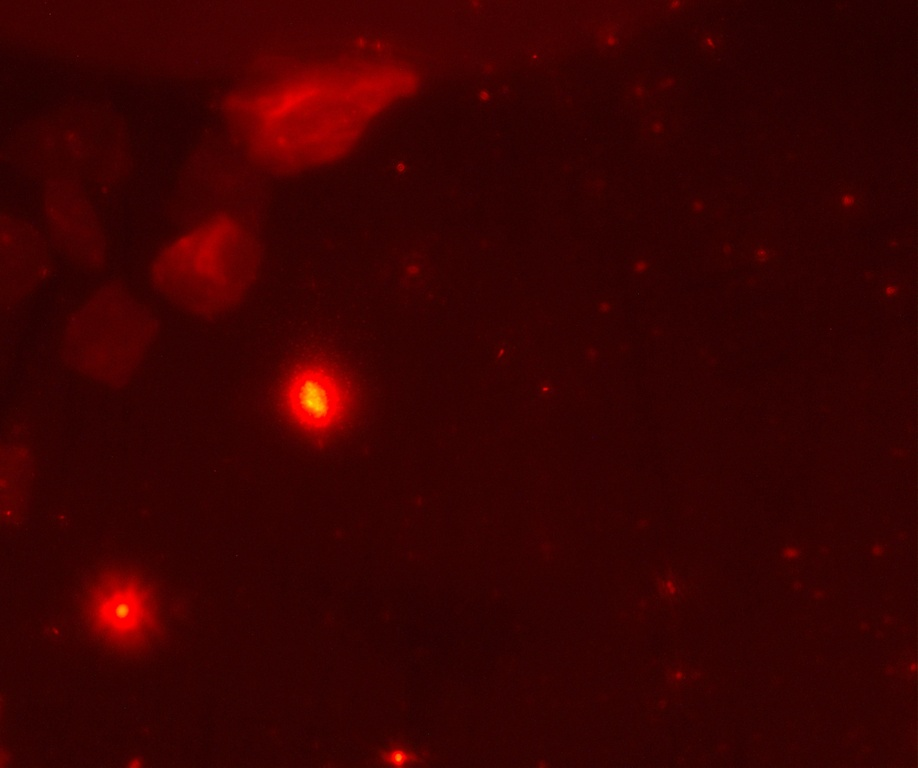
#> input picture l5_gr4_chepikov/cell.jpg, 918 x 768 px, shrunk from 2448 x 2048 before the run
$ jupyter execute --allow-errors main.ipynb
#> lines starting #> are read from the running program, lines starting #| are printed output that depends on the picture
[cell 1]
import numpy as np
import matplotlib.pyplot as plt
import cv2
from PIL import Image
from skimage import io, color
from sklearn.cluster import KMeans

[cell 2]
def show_image(image, title='Image'):
    plt.figure(figsize=(6, 6))
    plt.imshow(image)
    plt.title(title)
    plt.axis('off')
    plt.show()

[cell 3]
def save_image(image, filename='image.png'):
    plt.imshow(image)
    plt.axis('off')
    plt.savefig(filename, bbox_inches='tight', pad_inches=0)
    plt.close()

[cell 4]
def fullscreen_compare(before_image, after_image, title_before="Before", title_after="After"):
    before_image = cv2.cvtColor(before_image, cv2.COLOR_BGR2RGB)
    after_image = cv2.cvtColor(after_image, cv2.COLOR_BGR2RGB)

    # Create named windows for fullscreen
    cv2.namedWindow(title_before, cv2.WINDOW_NORMAL)
    cv2.setWindowProperty(title_before, cv2.WND_PROP_FULLSCREEN, cv2.WINDOW_FULLSCREEN)

    # Display the before image first
    img_to_show = before_image.copy()
    cv2.putText(img_to_show, title_before, (50, 50), cv2.FONT_HERSHEY_SIMPLEX, 1, (255, 255, 255), 2)
    cv2.imshow(title_before, img_to_show)

    is_before = True

    while True:
        key = cv2.waitKey(1) & 0xFF

        # Press space to toggle between before and after images
        if key == ord(' '):
            if is_before:
                img_to_show = after_image.copy()
                cv2.putText(img_to_show, title_after, (50, 50), cv2.FONT_HERSHEY_SIMPLEX, 1, (255, 255, 255), 2)
                cv2.imshow(title_before, img_to_show)
                is_before = False
            else:
                img_to_show = before_image.copy()
                cv2.putText(img_to_show, title_before, (50, 50), cv2.FONT_HERSHEY_SIMPLEX, 1, (255, 255, 255), 2)
                cv2.imshow(title_before, img_to_show)
                is_before = True

        # Press 'q' to quit comparison
        elif key != 255:  # Any key press exits (excluding no key press which gives 255)
            break

    cv2.destroyAllWindows()

def sequential_compare(images, images_after, titles):
    """Compare two sets of images sequentially with fullscreen toggle."""
    for before_image, after_image, title in zip(images, images_after, titles):
        fullscreen_compare(before_image, after_image, f"{title} - Before", f"{title} - After")

[cell 5]
img = io.imread('cell.jpg')
#> img is the input picture: shape (768, 918, 3); mean R, G, B 57.2, 1.4, 1.2
show_image(img)

### play with contrast

[cell 6]
def linear_contrast_stretch(img, lb, rb):
#> called with lb = 10, rb = 255
    return cv2.normalize(img, None, lb, rb, cv2.NORM_MINMAX)

# Исходное изображение
assert img is not None, "file could not be read, check with os.path.exists()"

# Линейное растяжение контраста
img_linear_contrast = linear_contrast_stretch(img, 10, 255)

# Визуализация результата всех фильтров
titles = ['Original Image', 'Linear Contrast Stretching']
images = [img, img_linear_contrast]

for i in range(2):
    plt.subplot(2, 2, i+1)
    plt.imshow(images[i], 'gray')
    plt.title(titles[i])
    plt.xticks([]), plt.yticks([])

plt.show()

### немного сдвинуть нижнюю границу - пятна слева стали чётче

[cell 7]
img = img_linear_contrast

### clahe

[cell 8]
def apply_clahe(img):
    if len(img.shape) == 3 and img.shape[2] == 3:
        img = cv2.cvtColor(img, cv2.COLOR_BGR2GRAY)
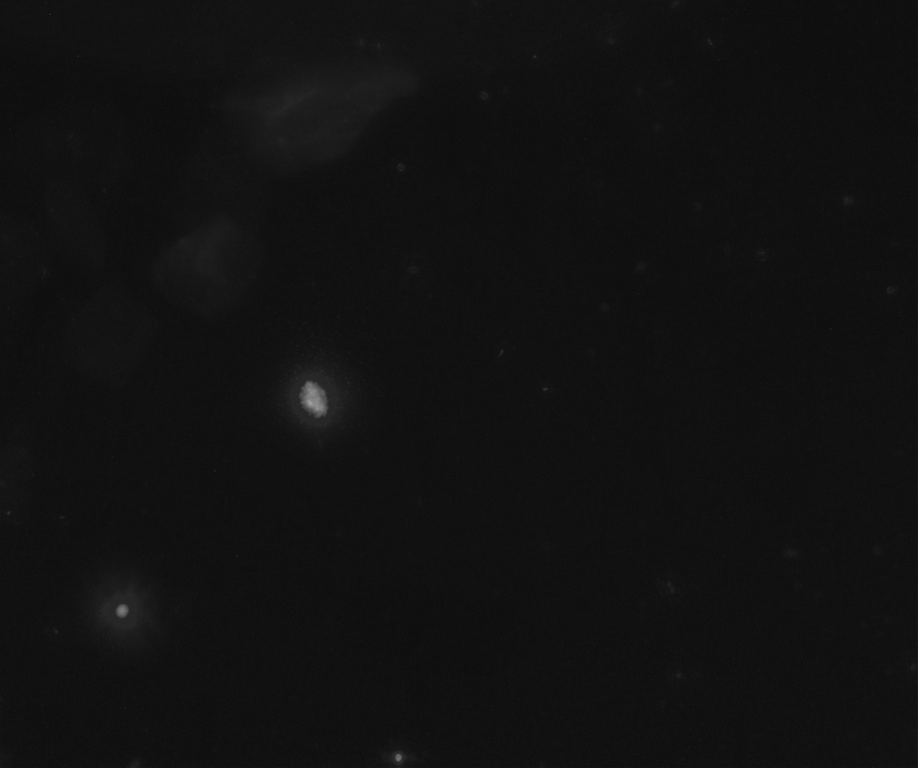
#> img: shape (768, 918); min 14, max 161, mean 17.4
    clahe = cv2.createCLAHE(clipLimit=10.0, tileGridSize=(1, 1))
    return clahe.apply(img)
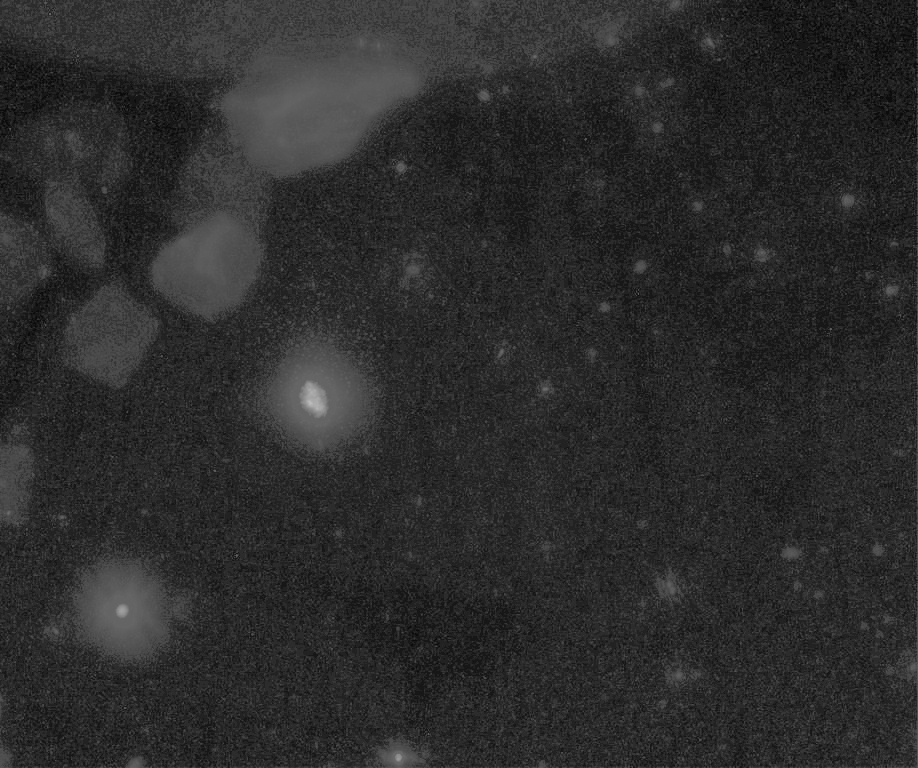
#> returned value: shape (768, 918); min 12, max 188, mean 44.3

[cell 9]
img_clahe = apply_clahe(img)

#> (a cell that did not finish here is left out)

[cell 11]
img = img_clahe

### растяжение динамического диапазона интенсивносте
𝐼𝑛𝑒𝑤 = 256 * ((𝐼 − 𝐼𝑚𝑖𝑛)/(𝐼𝑚𝑎𝑥 − 𝐼𝑚𝑖𝑛 ))^𝛼

[cell 12]
def dynamic_range_stretch(img, alpha=1.0):
#> called with alpha = 0.7
    I_min, I_max = np.min(img), np.max(img)
#> I_min = 12; I_max = 188
    I_new = 255 * ((img - I_min) / (I_max - I_min)) ** alpha
    return np.clip(I_new, 0, 255).astype(np.uint8)

[cell 13]
img_dynamic_stretch = dynamic_range_stretch(img, alpha=0.7)

#> (a cell that did not finish here is left out)

[cell 15]
fullscreen_compare(img, img_dynamic_stretch, "Before Dynamic Range Stretching", "After Dynamic Range Stretching")
#> in fullscreen_compare, `cv2.putText(img_to_show, title_before, (50, 50), cv2.FONT_HERSHEY_SIMP..`: img_to_show: shape (768, 918, 3); min 12, max 255, mean 45.3
#> (key Esc is pressed here)

[cell 16]
img = img_dynamic_stretch

### нарисуем гистограмму яркости и попробуем немного сделать поярче

[cell 17]
def plot_histogram(img, title='Гистограмма'):
    plt.hist(img.ravel(), bins=256, histtype='step', color='black')
    plt.title(title)
    plt.show()

[cell 18]
def increase_brightness(img, value=10):
#> called with value = -20
    return np.clip(img + value, 0, 255).astype(np.uint8)

[cell 19]
img_bright = increase_brightness(img, -20)

[cell 20]
# Построение гистограммы до и после сдвига
plot_histogram(img, "Гистограмма до сдвига яркости")
plot_histogram(img_bright, "Гистограмма после сдвига яркости")
#> call 2 of plot_histogram, with title = 'Гистограмма после сдвига яркости'
#> in plot_histogram (call 2), `plt.show()`:
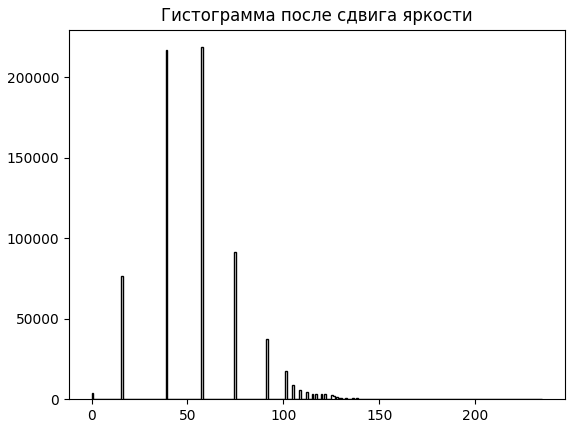
#> figure drawn by matplotlib, 1 panel

[cell 21]
# Сравнение изображений до и после
fullscreen_compare(img, img_bright, "Before Brightness Adjustment", "After Brightness Adjustment")
#> call 2 of fullscreen_compare, with title_before = 'Before Brightness Adjustment', title_after = 'After Brightness Adjustment'
#> in fullscreen_compare (call 2), `cv2.putText(img_to_show, title_before, (50, 50), cv2.FONT_HERSHEY_SIMP..`:
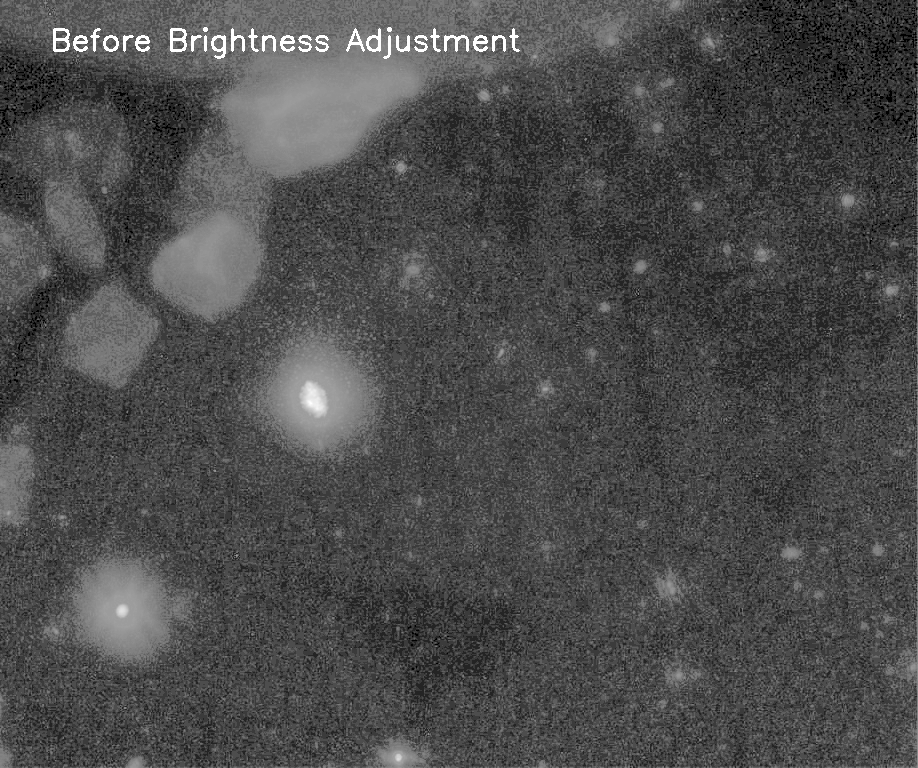
#> img_to_show: shape (768, 918, 3); min 0, max 255, mean 76.2
#> (key Enter is pressed here)

[cell 22]
img = img_bright

### CLAHE + динамическое растяжение (1.3) + линейный сдвиг яркости (тут можно менять на вкус уже) - достаточно хорошо выделяют контуры с произвольной точностью

### simple thresholding

[cell 23]
threshold_values = [30, 40, 50, 60, 70, 80, 90, 100]
threshold_types = ['BINARY', 'BINARY_INV', 'TRUNC', 'TOZERO', 'TOZERO_INV']

for threshold_value in threshold_values:
    ret, thresh1 = cv2.threshold(img, threshold_value, 255, cv2.THRESH_BINARY)
    ret, thresh2 = cv2.threshold(img, threshold_value, 255, cv2.THRESH_BINARY_INV)
    ret, thresh3 = cv2.threshold(img, threshold_value, 255, cv2.THRESH_TRUNC)
    ret, thresh4 = cv2.threshold(img, threshold_value, 255, cv2.THRESH_TOZERO)
    ret, thresh5 = cv2.threshold(img, threshold_value, 255, cv2.THRESH_TOZERO_INV)

    titles = [f'{threshold_value} BINARY', f'{threshold_value} BINARY_INV',
              f'{threshold_value} TRUNC', f'{threshold_value} TOZERO',
              f'{threshold_value} TOZERO_INV']
    images = [thresh1, thresh2, thresh3, thresh4, thresh5]

    for i in range(1): # range 5 for all modes
        plt.subplot(2, 3, i+1)
        plt.imshow(images[i], 'gray')
        plt.title(titles[i])
        plt.xticks([]), plt.yticks([])

    plt.show()
#> this loop made 8 passes
#> pass 1, `ret, thresh1 = cv2.threshold(img, threshold_value, 255, cv2.THRESH_BIN..`:
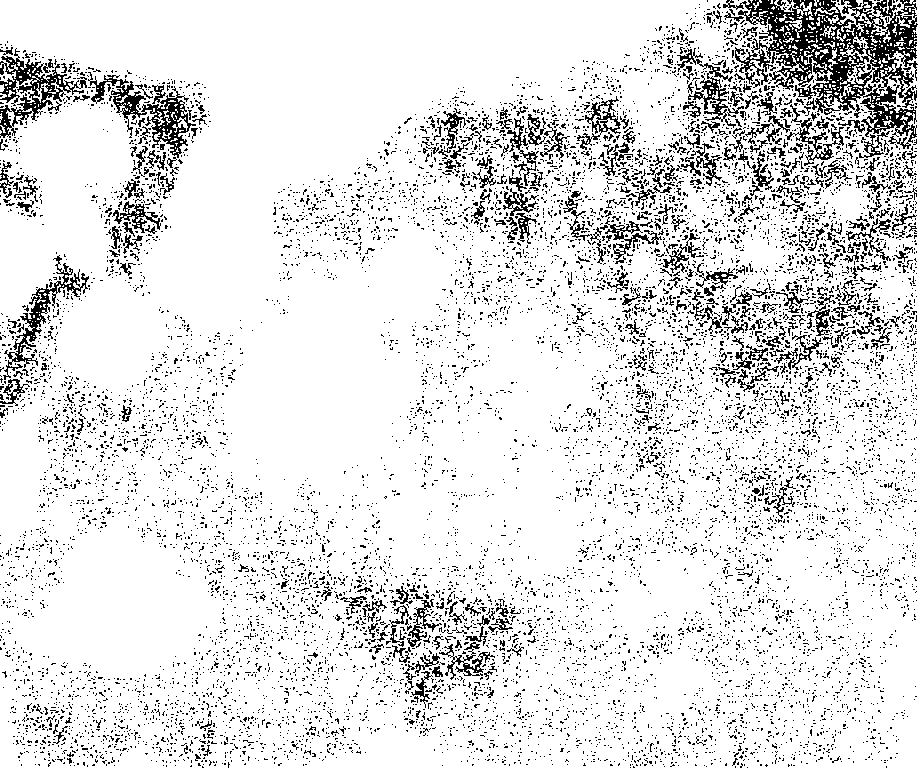
#> thresh1: shape (768, 918); 88.6% white; black in thin lines or dots
#> pass 1, `ret, thresh3 = cv2.threshold(img, threshold_value, 255, cv2.THRESH_TRU..`:
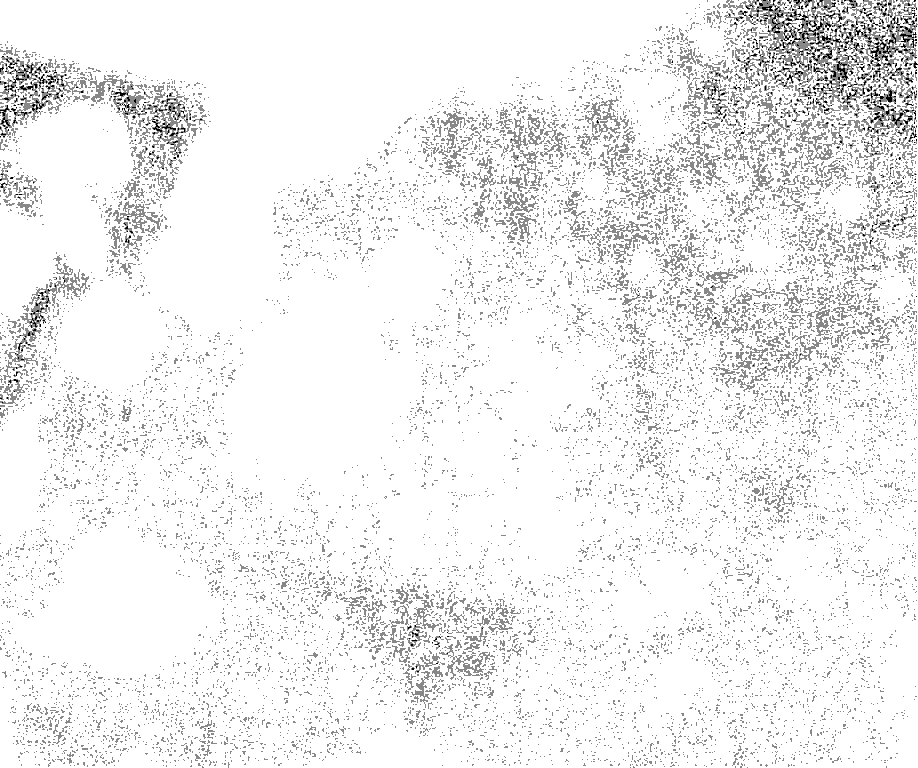
#> thresh3: shape (768, 918); min 0, max 30, mean 28.3; drawn with min black and max white
#> pass 1, `ret, thresh4 = cv2.threshold(img, threshold_value, 255, cv2.THRESH_TOZ..`:
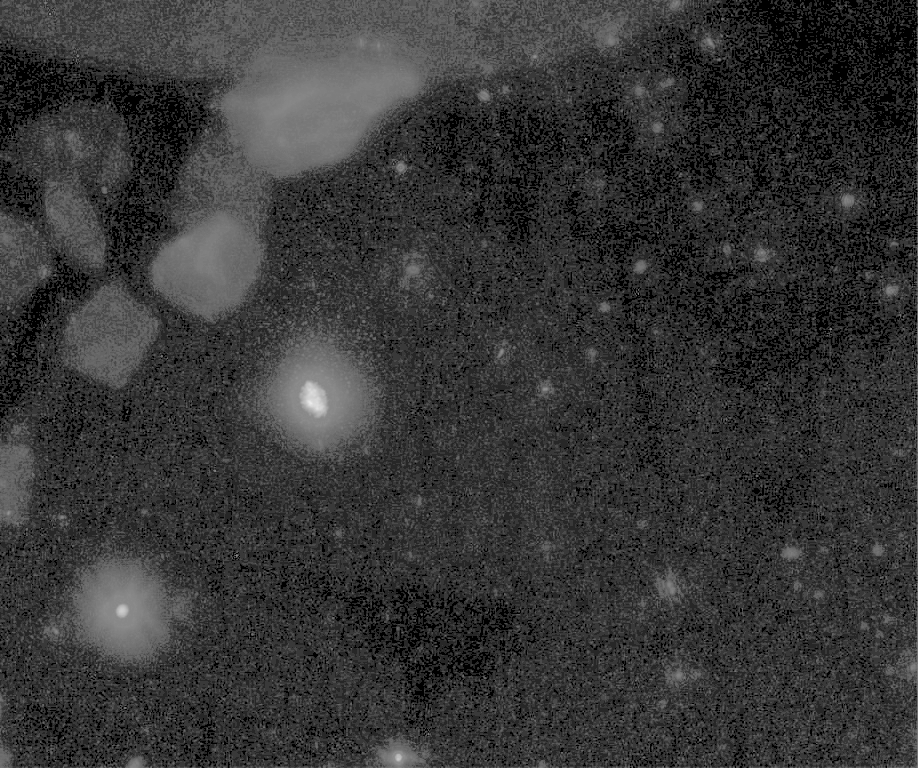
#> thresh4: shape (768, 918); min 0, max 235, mean 53.9
#> pass 2, `plt.show()`:
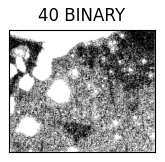
#> figure drawn by matplotlib, 1 panel
